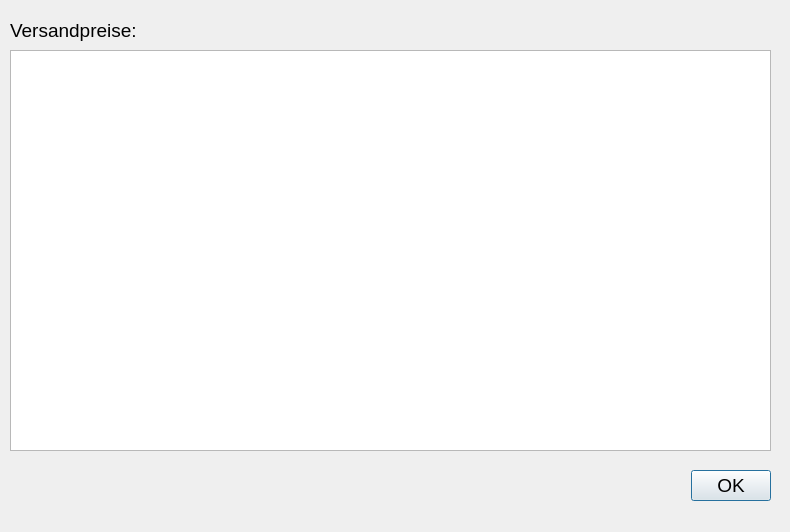
<?xml version="1.0" encoding="UTF-8"?>
<ui version="4.0">
 <class>display_pricelist</class>
 <widget class="QDialog" name="display_pricelist">
  <property name="geometry">
   <rect>
    <x>0</x>
    <y>0</y>
    <width>790</width>
    <height>532</height>
   </rect>
  </property>
  <property name="windowTitle">
   <string>Dialog</string>
  </property>
  <widget class="QDialogButtonBox" name="pricelist_buttonBox">
   <property name="geometry">
    <rect>
     <x>680</x>
     <y>470</y>
     <width>91</width>
     <height>32</height>
    </rect>
   </property>
   <property name="font">
    <font>
     <pointsize>14</pointsize>
    </font>
   </property>
   <property name="orientation">
    <enum>Qt::Horizontal</enum>
   </property>
   <property name="standardButtons">
    <set>QDialogButtonBox::Ok</set>
   </property>
  </widget>
  <widget class="QLabel" name="pricelist_label_headline">
   <property name="geometry">
    <rect>
     <x>10</x>
     <y>10</y>
     <width>371</width>
     <height>41</height>
    </rect>
   </property>
   <property name="font">
    <font>
     <pointsize>14</pointsize>
    </font>
   </property>
   <property name="text">
    <string>Versandpreise:</string>
   </property>
   <property name="textInteractionFlags">
    <set>Qt::NoTextInteraction</set>
   </property>
  </widget>
  <widget class="QTableView" name="pricelist_tableView">
   <property name="geometry">
    <rect>
     <x>10</x>
     <y>50</y>
     <width>761</width>
     <height>401</height>
    </rect>
   </property>
  </widget>
 </widget>
 <resources/>
 <connections>
  <connection>
   <sender>pricelist_buttonBox</sender>
   <signal>accepted()</signal>
   <receiver>display_pricelist</receiver>
   <slot>accept()</slot>
   <hints>
    <hint type="sourcelabel">
     <x>248</x>
     <y>254</y>
    </hint>
    <hint type="destinationlabel">
     <x>157</x>
     <y>274</y>
    </hint>
   </hints>
  </connection>
  <connection>
   <sender>pricelist_buttonBox</sender>
   <signal>rejected()</signal>
   <receiver>display_pricelist</receiver>
   <slot>reject()</slot>
   <hints>
    <hint type="sourcelabel">
     <x>316</x>
     <y>260</y>
    </hint>
    <hint type="destinationlabel">
     <x>286</x>
     <y>274</y>
    </hint>
   </hints>
  </connection>
 </connections>
</ui>
